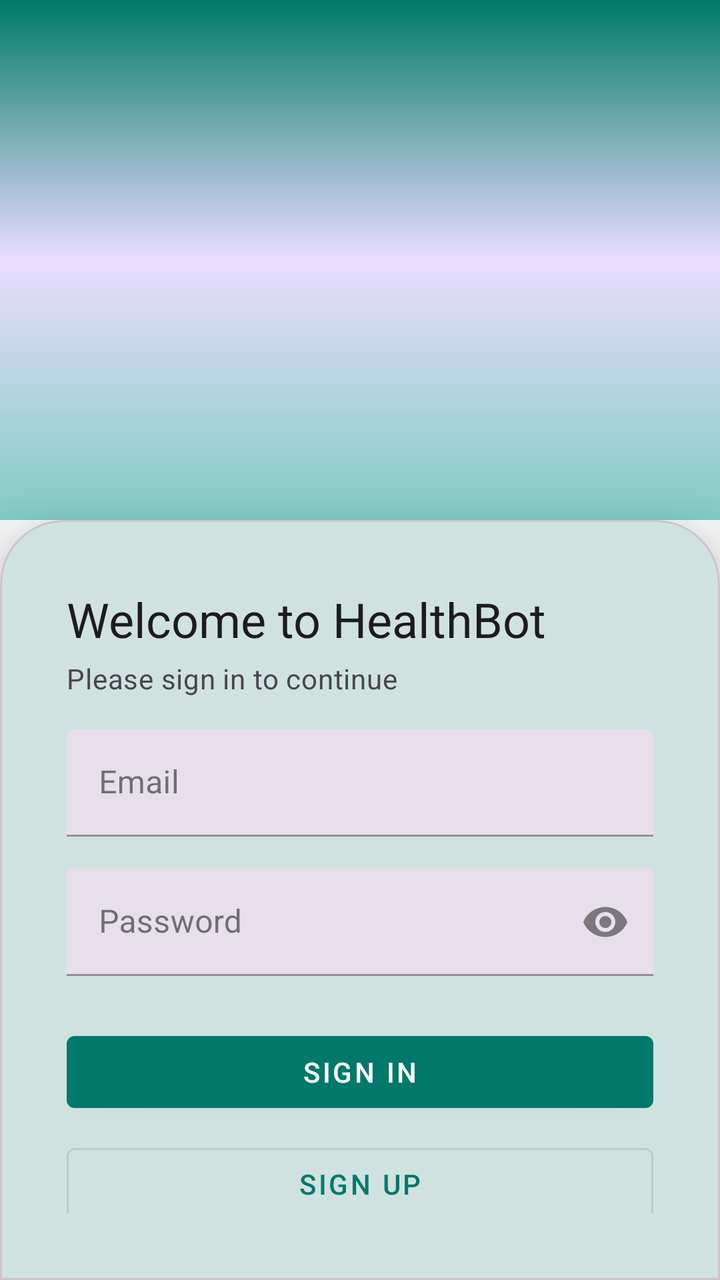
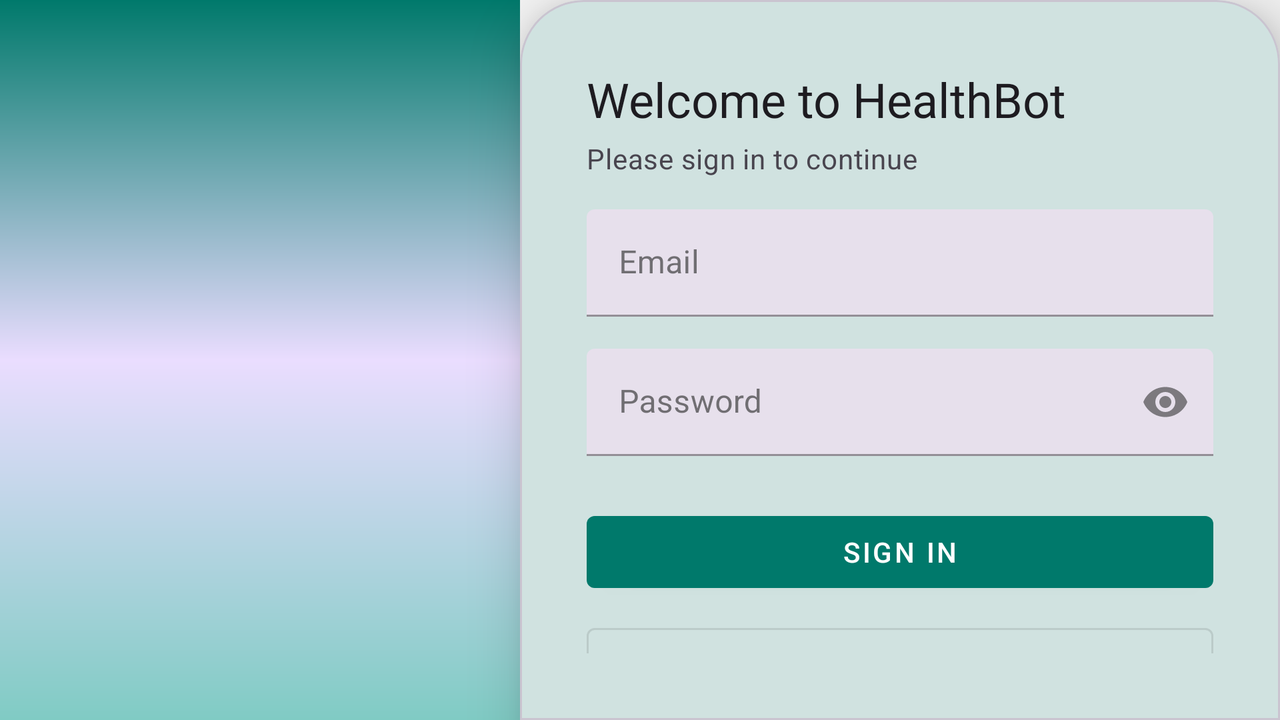

Two renders of one Android screen. The first uses the default layout on a phone; the second uses the alternative layout the repository ships for a different screen configuration, on a matching device. The two XML files are below.
<!-- AndroidManifest.xml: application theme Theme.HealthChatbotApp -->
<!-- res/layout/activity_auth.xml -->
<?xml version="1.0" encoding="utf-8"?>
<androidx.constraintlayout.widget.ConstraintLayout
    xmlns:android="http://schemas.android.com/apk/res/android"
    xmlns:app="http://schemas.android.com/apk/res-auto"
    android:layout_width="match_parent"
    android:layout_height="match_parent"
    android:background="?attr/colorSurface">

    
    <View
        android:id="@+id/vHeader"
        android:layout_width="0dp"
        android:layout_height="260dp"
        app:layout_constraintTop_toTopOf="parent"
        app:layout_constraintStart_toStartOf="parent"
        app:layout_constraintEnd_toEndOf="parent"
        android:background="@drawable/bg_header_gradient" />

    
    <ImageView
        android:id="@+id/ivLogo"
        android:layout_width="100dp"
        android:layout_height="100dp"
        android:src="@drawable/ic_baseline_healing_24"
        app:tint="@android:color/white"
        app:layout_constraintTop_toTopOf="@id/vHeader"
        app:layout_constraintBottom_toBottomOf="@id/vHeader"
        app:layout_constraintStart_toStartOf="parent"
        app:layout_constraintEnd_toEndOf="parent"/>

    
    <com.google.android.material.card.MaterialCardView
        android:id="@+id/cardAuth"
        android:layout_width="0dp"
        android:layout_height="0dp"
        app:layout_constraintTop_toBottomOf="@id/vHeader"
        app:layout_constraintStart_toStartOf="parent"
        app:layout_constraintEnd_toEndOf="parent"
        app:layout_constraintBottom_toBottomOf="parent"
        app:shapeAppearanceOverlay="@style/ShapeAppearance.BottomSheet"
        app:cardElevation="16dp"
        android:backgroundTint="?attr/colorSurface">

        <androidx.core.widget.NestedScrollView
            android:layout_width="match_parent"
            android:layout_height="match_parent"
            android:padding="24dp">

            <LinearLayout
                android:layout_width="match_parent"
                android:layout_height="wrap_content"
                android:orientation="vertical">

                
                <com.google.android.material.textview.MaterialTextView
                    android:layout_width="wrap_content"
                    android:layout_height="wrap_content"
                    style="?attr/textAppearanceHeadlineSmall"
                    android:text="@string/welcome_title"/>

                
                <com.google.android.material.textview.MaterialTextView
                    android:layout_width="wrap_content"
                    android:layout_height="wrap_content"
                    style="?attr/textAppearanceBodyMedium"
                    android:text="@string/welcome_subtitle"
                    android:textColor="?attr/colorOnSurfaceVariant"
                    android:layout_marginTop="4dp"
                    android:layout_marginBottom="16dp"/>

                
                <com.google.android.material.textfield.TextInputLayout
                    style="@style/Widget.MaterialComponents.TextInputLayout.FilledBox.Dense"
                    android:layout_width="match_parent"
                    android:layout_height="wrap_content"
                    android:hint="@string/hint_email"
                    app:endIconMode="custom"
                    app:endIconDrawable="@drawable/ic_baseline_email_24"
                    app:boxBackgroundMode="filled"
                    app:boxBackgroundColor="?attr/colorSurfaceVariant"
                    android:layout_marginBottom="16dp">

                    <com.google.android.material.textfield.TextInputEditText
                        android:id="@+id/etEmail"
                        android:layout_width="match_parent"
                        android:layout_height="wrap_content"
                        android:inputType="textEmailAddress"/>
                </com.google.android.material.textfield.TextInputLayout>

                
                <com.google.android.material.textfield.TextInputLayout
                    style="@style/Widget.MaterialComponents.TextInputLayout.FilledBox.Dense"
                    android:layout_width="match_parent"
                    android:layout_height="wrap_content"
                    android:hint="@string/hint_password"
                    app:endIconMode="password_toggle"
                    app:boxBackgroundColor="?attr/colorSurfaceVariant"
                    android:layout_marginBottom="24dp">

                    <com.google.android.material.textfield.TextInputEditText
                        android:id="@+id/etPassword"
                        android:layout_width="match_parent"
                        android:layout_height="wrap_content"
                        android:inputType="textPassword"/>
                </com.google.android.material.textfield.TextInputLayout>

                
                <com.google.android.material.button.MaterialButton
                    android:id="@+id/btnSignIn"
                    style="@style/Widget.MaterialComponents.Button"
                    android:layout_width="match_parent"
                    android:layout_height="wrap_content"
                    android:text="@string/action_sign_in"/>

                
                <com.google.android.material.button.MaterialButton
                    android:id="@+id/btnSignUp"
                    style="@style/Widget.MaterialComponents.Button.OutlinedButton"
                    android:layout_width="match_parent"
                    android:layout_height="wrap_content"
                    android:layout_marginTop="8dp"
                    android:text="@string/action_sign_up"/>

                
                <com.google.android.material.progressindicator.CircularProgressIndicator
                    android:id="@+id/pbAuth"
                    android:layout_width="48dp"
                    android:layout_height="48dp"
                    app:indicatorSize="48dp"
                    android:visibility="gone"
                    android:layout_gravity="center"
                    android:layout_marginTop="24dp"/>
            </LinearLayout>
        </androidx.core.widget.NestedScrollView>
    </com.google.android.material.card.MaterialCardView>
</androidx.constraintlayout.widget.ConstraintLayout>
<!-- resources referenced by this layout -->
<resources>
  <!-- drawable bg_header_gradient (drawable) -->
  <shape xmlns:android="http://schemas.android.com/apk/res/android">
      <gradient
          android:angle="270"
          android:startColor="?attr/colorPrimary"
          android:centerColor="?attr/colorPrimaryContainer"
          android:endColor="?attr/colorSecondary"
          android:type="linear"/>
  </shape>
  <string name="action_sign_in">SIGN IN</string>
  <string name="action_sign_up">SIGN UP</string>
  <string name="hint_email">Email</string>
  <string name="hint_password">Password</string>
  <string name="welcome_subtitle">Please sign in to continue</string>
  <string name="welcome_title">Welcome to HealthBot</string>
  <style name="ShapeAppearance.BottomSheet" parent="">
      <item name="cornerFamily">rounded</item>
      <item name="cornerSizeTopLeft">32dp</item>
      <item name="cornerSizeTopRight">32dp</item>
      <item name="cornerSizeBottomLeft">0dp</item>
      <item name="cornerSizeBottomRight">0dp</item>
      </style>
  <style name="Theme.HealthChatbotApp" parent="Base.Theme.HealthChatbotApp" />
  <style name="Base.Theme.HealthChatbotApp" parent="Theme.Material3.DayNight.NoActionBar">
  
          
          <item name="colorPrimary">@color/md_theme_primary</item>
          <item name="colorOnPrimary">@color/md_theme_onPrimary</item>
          <item name="colorSecondary">@color/md_theme_secondary</item>
  
          
          <item name="android:windowBackground">@color/md_theme_background</item>
  
          
          <item name="colorSurface">@color/md_theme_background</item>
          <item name="colorOnSurface">@color/md_theme_onBackground</item>
  
          
          <item name="android:statusBarColor">@color/md_theme_primary</item>
          <item name="android:navigationBarColor">@color/md_theme_background</item>
  
      </style>
  <color name="md_theme_primary">#00796B</color>
  <color name="md_theme_onPrimary">#FFFFFF</color>
  <color name="md_theme_secondary">#80CBC4</color>
  <color name="md_theme_background">#F5F5F5</color>
  <color name="md_theme_onBackground">#212121</color>
</resources>
<!-- res/layout-land/activity_auth.xml (the repository's variant of the layout above) -->
<!-- drawn on the phone turned sideways -->
<?xml version="1.0" encoding="utf-8"?>
<androidx.constraintlayout.widget.ConstraintLayout
    xmlns:android="http://schemas.android.com/apk/res/android"
    xmlns:app="http://schemas.android.com/apk/res-auto"
    android:layout_width="match_parent"
    android:layout_height="match_parent"
    android:background="?attr/colorSurface">

    
    <View
        android:id="@+id/vHeader"
        android:layout_width="260dp"
        android:layout_height="0dp"
        android:background="@drawable/bg_header_gradient"
        app:layout_constraintTop_toTopOf="parent"
        app:layout_constraintBottom_toBottomOf="parent"
        app:layout_constraintStart_toStartOf="parent"/>

    
    <ImageView
        android:id="@+id/ivLogo"
        android:layout_width="80dp"
        android:layout_height="80dp"
        android:src="@drawable/ic_baseline_healing_24"
        app:tint="@android:color/white"
        app:layout_constraintTop_toTopOf="@id/vHeader"
        app:layout_constraintBottom_toBottomOf="@id/vHeader"
        app:layout_constraintStart_toStartOf="@id/vHeader"
        app:layout_constraintEnd_toEndOf="@id/vHeader"/>

    
    <com.google.android.material.card.MaterialCardView
        android:id="@+id/cardAuth"
        android:layout_width="0dp"
        android:layout_height="0dp"
        app:shapeAppearanceOverlay="@style/ShapeAppearance.BottomSheet"
        app:cardElevation="16dp"
        android:backgroundTint="?attr/colorSurface"
        app:layout_constraintStart_toEndOf="@id/vHeader"
        app:layout_constraintTop_toTopOf="parent"
        app:layout_constraintEnd_toEndOf="parent"
        app:layout_constraintBottom_toBottomOf="parent">

        <androidx.core.widget.NestedScrollView
            android:layout_width="match_parent"
            android:layout_height="match_parent"
            android:padding="24dp">

            <LinearLayout
                android:layout_width="match_parent"
                android:layout_height="wrap_content"
                android:orientation="vertical">

                
                <com.google.android.material.textview.MaterialTextView
                    android:layout_width="wrap_content"
                    android:layout_height="wrap_content"
                    style="?attr/textAppearanceHeadlineSmall"
                    android:text="@string/welcome_title"/>

                
                <com.google.android.material.textview.MaterialTextView
                    android:layout_width="wrap_content"
                    android:layout_height="wrap_content"
                    style="?attr/textAppearanceBodyMedium"
                    android:text="@string/welcome_subtitle"
                    android:textColor="?attr/colorOnSurfaceVariant"
                    android:layout_marginTop="4dp"
                    android:layout_marginBottom="16dp"/>

                
                <com.google.android.material.textfield.TextInputLayout
                    style="@style/Widget.MaterialComponents.TextInputLayout.FilledBox.Dense"
                    android:layout_width="match_parent"
                    android:layout_height="wrap_content"
                    android:hint="@string/hint_email"
                    app:endIconMode="custom"
                    app:endIconDrawable="@drawable/ic_baseline_email_24"
                    app:endIconTint="?attr/colorOnSurface"
                    app:boxBackgroundColor="?attr/colorSurfaceVariant"
                    app:hintTextColor="?attr/colorOnSurface"
                    android:layout_marginBottom="16dp">

                    <com.google.android.material.textfield.TextInputEditText
                        android:id="@+id/etEmail"
                        android:layout_width="match_parent"
                        android:layout_height="wrap_content"
                        android:inputType="textEmailAddress"
                        android:textColor="?attr/colorOnSurface" />
                </com.google.android.material.textfield.TextInputLayout>

                
                <com.google.android.material.textfield.TextInputLayout
                    style="@style/Widget.MaterialComponents.TextInputLayout.FilledBox.Dense"
                    android:layout_width="match_parent"
                    android:layout_height="wrap_content"
                    android:hint="@string/hint_password"
                    app:endIconMode="password_toggle"
                    app:boxBackgroundColor="?attr/colorSurfaceVariant"
                    android:layout_marginBottom="24dp">

                    <com.google.android.material.textfield.TextInputEditText
                        android:id="@+id/etPassword"
                        android:layout_width="match_parent"
                        android:layout_height="wrap_content"
                        android:inputType="textPassword"/>
                </com.google.android.material.textfield.TextInputLayout>

                
                <com.google.android.material.button.MaterialButton
                    android:id="@+id/btnSignIn"
                    style="@style/Widget.MaterialComponents.Button"
                    android:layout_width="match_parent"
                    android:layout_height="wrap_content"
                    android:text="@string/action_sign_in"/>

                
                <com.google.android.material.button.MaterialButton
                    android:id="@+id/btnSignUp"
                    style="@style/Widget.MaterialComponents.Button.OutlinedButton"
                    android:layout_width="match_parent"
                    android:layout_height="wrap_content"
                    android:layout_marginTop="8dp"
                    android:text="@string/action_sign_up"/>

                
                <com.google.android.material.progressindicator.CircularProgressIndicator
                    android:id="@+id/pbAuth"
                    android:layout_width="48dp"
                    android:layout_height="48dp"
                    app:indicatorSize="48dp"
                    android:visibility="gone"
                    android:layout_gravity="center"
                    android:layout_marginTop="24dp"/>
            </LinearLayout>
        </androidx.core.widget.NestedScrollView>
    </com.google.android.material.card.MaterialCardView>
</androidx.constraintlayout.widget.ConstraintLayout>
